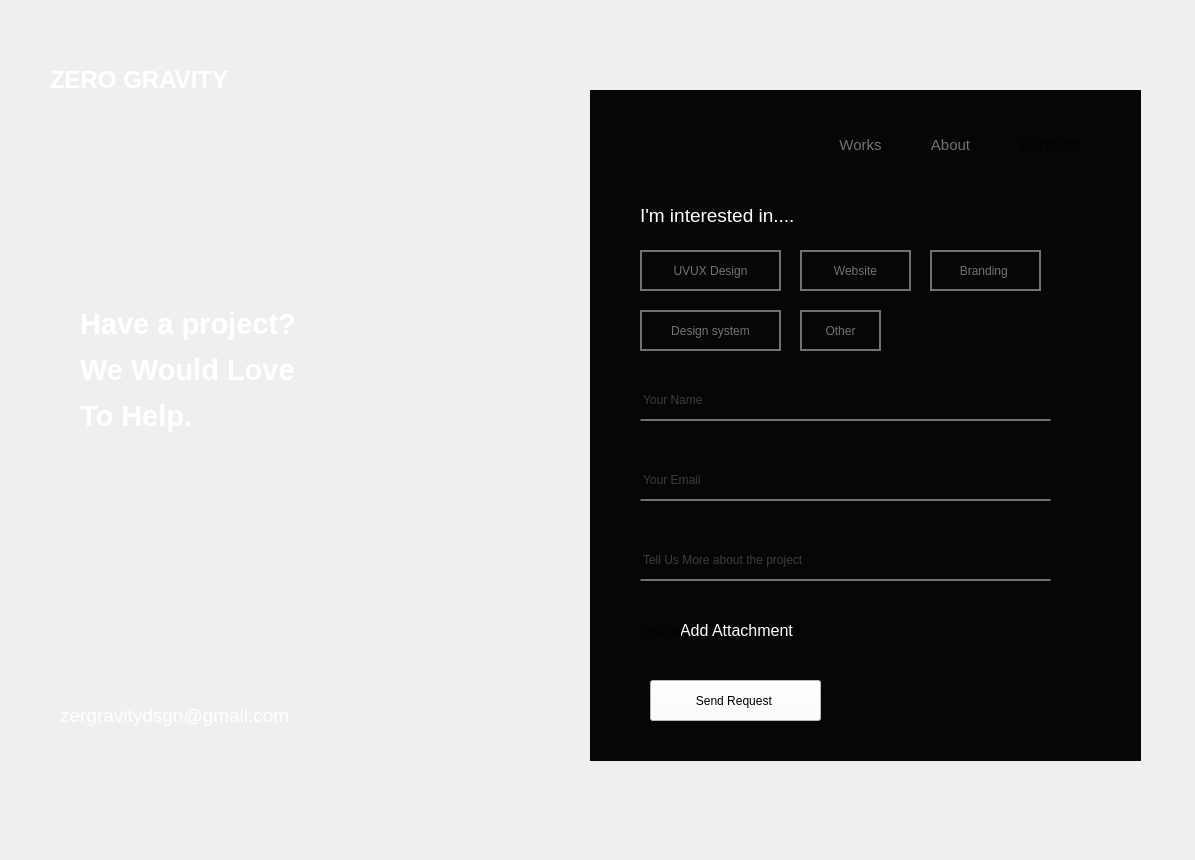
<?xml version="1.0" encoding="UTF-8"?>
<ui version="4.0">
 <class>mainpage</class>
 <widget class="QWidget" name="mainpage">
  <property name="geometry">
   <rect>
    <x>0</x>
    <y>0</y>
    <width>1195</width>
    <height>860</height>
   </rect>
  </property>
  <property name="windowTitle">
   <string>Form</string>
  </property>
  <widget class="QLabel" name="label">
   <property name="geometry">
    <rect>
     <x>0</x>
     <y>-10</y>
     <width>1201</width>
     <height>871</height>
    </rect>
   </property>
   <property name="cursor">
    <cursorShape>PointingHandCursor</cursorShape>
   </property>
   <property name="styleSheet">
    <string notr="true">image: url(:/images/Static/thumb2-violet-neon-circle-4k-3d-art-creative-neon-rings.jpg);</string>
   </property>
   <property name="text">
    <string/>
   </property>
   <property name="pixmap">
    <pixmap resource="../resources1.qrc">:/images/Static/thumb2-violet-neon-circle-4k-3d-art-creative-neon-rings.jpg</pixmap>
   </property>
   <property name="scaledContents">
    <bool>true</bool>
   </property>
  </widget>
  <widget class="QFrame" name="frame_2">
   <property name="geometry">
    <rect>
     <x>590</x>
     <y>90</y>
     <width>551</width>
     <height>671</height>
    </rect>
   </property>
   <property name="styleSheet">
    <string notr="true">background-color: rgb(6, 6, 6);</string>
   </property>
   <property name="frameShape">
    <enum>QFrame::StyledPanel</enum>
   </property>
   <property name="frameShadow">
    <enum>QFrame::Raised</enum>
   </property>
   <widget class="QLabel" name="contact_label">
    <property name="geometry">
     <rect>
      <x>420</x>
      <y>40</y>
      <width>81</width>
      <height>31</height>
     </rect>
    </property>
    <property name="styleSheet">
     <string notr="true">QLabel{
color: rgb(113, 113, 113);
background-color: none;
transition:0.3s;
}

QLabel:hover{
color: white;
}

font: 12pt &quot;MS Shell Dlg 2&quot;;</string>
    </property>
    <property name="text">
     <string>&lt;html&gt;&lt;head/&gt;&lt;body&gt;&lt;p align=&quot;center&quot;&gt;&lt;span style=&quot; font-size:11pt;&quot;&gt;Contacts&lt;/span&gt;&lt;/p&gt;&lt;/body&gt;&lt;/html&gt;</string>
    </property>
   </widget>
   <widget class="QLabel" name="about_label">
    <property name="geometry">
     <rect>
      <x>320</x>
      <y>40</y>
      <width>81</width>
      <height>31</height>
     </rect>
    </property>
    <property name="styleSheet">
     <string notr="true">QLabel{
color: rgb(113, 113, 113);
background-color: none;
transition:0.3s;
}

QLabel:hover{
color: white;
}</string>
    </property>
    <property name="text">
     <string>&lt;html&gt;&lt;head/&gt;&lt;body&gt;&lt;p align=&quot;center&quot;&gt;&lt;span style=&quot; font-size:11pt;&quot;&gt;About&lt;/span&gt;&lt;/p&gt;&lt;/body&gt;&lt;/html&gt;</string>
    </property>
   </widget>
   <widget class="QLabel" name="work_label">
    <property name="geometry">
     <rect>
      <x>230</x>
      <y>40</y>
      <width>81</width>
      <height>31</height>
     </rect>
    </property>
    <property name="styleSheet">
     <string notr="true">QLabel{
color: rgb(113, 113, 113);
background-color: none;
transition:0.3s;
}

QLabel:hover{
color: white;
}</string>
    </property>
    <property name="text">
     <string>&lt;html&gt;&lt;head/&gt;&lt;body&gt;&lt;p align=&quot;center&quot;&gt;&lt;span style=&quot; font-size:11pt;&quot;&gt;Works&lt;/span&gt;&lt;/p&gt;&lt;/body&gt;&lt;/html&gt;</string>
    </property>
   </widget>
   <widget class="QLabel" name="interested_label">
    <property name="geometry">
     <rect>
      <x>50</x>
      <y>110</y>
      <width>231</width>
      <height>31</height>
     </rect>
    </property>
    <property name="styleSheet">
     <string notr="true">color: rgb(255, 255, 255);</string>
    </property>
    <property name="text">
     <string>&lt;html&gt;&lt;head/&gt;&lt;body&gt;&lt;p&gt;&lt;span style=&quot; font-size:14pt;&quot;&gt;I'm interested in....&lt;/span&gt;&lt;/p&gt;&lt;/body&gt;&lt;/html&gt;</string>
    </property>
   </widget>
   <widget class="QPushButton" name="pushButton_7">
    <property name="geometry">
     <rect>
      <x>50</x>
      <y>160</y>
      <width>141</width>
      <height>41</height>
     </rect>
    </property>
    <property name="cursor">
     <cursorShape>PointingHandCursor</cursorShape>
    </property>
    <property name="styleSheet">
     <string notr="true">QPushButton{
color: rgb(113, 113, 113);
background-color: none;
border: 2px solid rgb(113, 113, 113);
transition:0.3s;
}

QPushButton:hover{
color: white;
border: 2px solid white;
font: bold;
}
</string>
    </property>
    <property name="text">
     <string>UVUX Design</string>
    </property>
    <property name="default">
     <bool>true</bool>
    </property>
    <property name="flat">
     <bool>true</bool>
    </property>
   </widget>
   <widget class="QPushButton" name="pushButton_8">
    <property name="geometry">
     <rect>
      <x>210</x>
      <y>160</y>
      <width>111</width>
      <height>41</height>
     </rect>
    </property>
    <property name="cursor">
     <cursorShape>PointingHandCursor</cursorShape>
    </property>
    <property name="styleSheet">
     <string notr="true">QPushButton{
color: rgb(113, 113, 113);
background-color: none;
border: 2px solid rgb(113, 113, 113);
transition:0.3s;
}

QPushButton:hover{
color: white;
border: 2px solid white;
font: bold;
}

</string>
    </property>
    <property name="text">
     <string>Website</string>
    </property>
   </widget>
   <widget class="QPushButton" name="pushButton_9">
    <property name="geometry">
     <rect>
      <x>340</x>
      <y>160</y>
      <width>111</width>
      <height>41</height>
     </rect>
    </property>
    <property name="cursor">
     <cursorShape>PointingHandCursor</cursorShape>
    </property>
    <property name="styleSheet">
     <string notr="true">QPushButton{
color: rgb(113, 113, 113);
background-color: none;
border: 2px solid rgb(113, 113, 113);
transition:0.3s;
}

QPushButton:hover{
color: white;
border: 2px solid white;
font: bold;
}
</string>
    </property>
    <property name="text">
     <string>Branding </string>
    </property>
   </widget>
   <widget class="QPushButton" name="pushButton_10">
    <property name="geometry">
     <rect>
      <x>50</x>
      <y>220</y>
      <width>141</width>
      <height>41</height>
     </rect>
    </property>
    <property name="cursor">
     <cursorShape>PointingHandCursor</cursorShape>
    </property>
    <property name="styleSheet">
     <string notr="true">QPushButton{
color: rgb(113, 113, 113);
background-color: none;
border: 2px solid rgb(113, 113, 113);
transition:0.3s;
}

QPushButton:hover{
color: white;
border: 2px solid white;
font: bold;
}
</string>
    </property>
    <property name="text">
     <string>Design system</string>
    </property>
   </widget>
   <widget class="QPushButton" name="pushButton_11">
    <property name="geometry">
     <rect>
      <x>210</x>
      <y>220</y>
      <width>81</width>
      <height>41</height>
     </rect>
    </property>
    <property name="cursor">
     <cursorShape>PointingHandCursor</cursorShape>
    </property>
    <property name="styleSheet">
     <string notr="true">QPushButton{
color: rgb(113, 113, 113);
background-color: none;
border: 2px solid rgb(113, 113, 113);
transition:0.3s;
}

QPushButton:hover{
color: white;
border: 2px solid white;
font: bold;
}
</string>
    </property>
    <property name="text">
     <string>Other</string>
    </property>
   </widget>
   <widget class="QPushButton" name="send_btn">
    <property name="geometry">
     <rect>
      <x>60</x>
      <y>590</y>
      <width>171</width>
      <height>41</height>
     </rect>
    </property>
    <property name="styleSheet">
     <string notr="true">background-color: rgb(255, 255, 255);
font: 75 14pt &quot;Palatino Linotype&quot;;

</string>
    </property>
    <property name="text">
     <string>Send Request </string>
    </property>
   </widget>
   <widget class="QLineEdit" name="lineEdit_4">
    <property name="geometry">
     <rect>
      <x>50</x>
      <y>290</y>
      <width>411</width>
      <height>41</height>
     </rect>
    </property>
    <property name="styleSheet">
     <string notr="true">color: rgb(113, 113, 113);
border-bottom: 2px solid rgb(113, 113, 113);
border-top: hidden; 
background-color: rgb(6, 6, 6);
</string>
    </property>
    <property name="text">
     <string/>
    </property>
    <property name="placeholderText">
     <string>Your Name </string>
    </property>
   </widget>
   <widget class="QLineEdit" name="lineEdit_5">
    <property name="geometry">
     <rect>
      <x>50</x>
      <y>370</y>
      <width>411</width>
      <height>41</height>
     </rect>
    </property>
    <property name="styleSheet">
     <string notr="true">color: rgb(113, 113, 113);
border-bottom: 2px solid rgb(113, 113, 113);
border-top: hidden; 
background-color: rgb(6, 6, 6);
</string>
    </property>
    <property name="text">
     <string/>
    </property>
    <property name="placeholderText">
     <string>Your Email</string>
    </property>
   </widget>
   <widget class="QLineEdit" name="lineEdit_6">
    <property name="geometry">
     <rect>
      <x>50</x>
      <y>450</y>
      <width>411</width>
      <height>41</height>
     </rect>
    </property>
    <property name="styleSheet">
     <string notr="true">color: rgb(113, 113, 113);
border-bottom: 2px solid rgb(113, 113, 113);
border-top: hidden; 
background-color: rgb(6, 6, 6);

</string>
    </property>
    <property name="text">
     <string/>
    </property>
    <property name="placeholderText">
     <string>Tell Us More about the project</string>
    </property>
   </widget>
   <widget class="QLabel" name="label_11">
    <property name="geometry">
     <rect>
      <x>90</x>
      <y>520</y>
      <width>231</width>
      <height>41</height>
     </rect>
    </property>
    <property name="styleSheet">
     <string notr="true">color: rgb(255, 255, 255);</string>
    </property>
    <property name="text">
     <string>&lt;html&gt;&lt;head/&gt;&lt;body&gt;&lt;p&gt;&lt;span style=&quot; font-size:12pt;&quot;&gt;Add Attachment &lt;/span&gt;&lt;/p&gt;&lt;/body&gt;&lt;/html&gt;</string>
    </property>
   </widget>
   <widget class="QLabel" name="label_12">
    <property name="geometry">
     <rect>
      <x>50</x>
      <y>520</y>
      <width>41</width>
      <height>41</height>
     </rect>
    </property>
    <property name="styleSheet">
     <string notr="true">image: url(:/images/Static/paperclipblue.png);</string>
    </property>
    <property name="text">
     <string>TextLabel</string>
    </property>
   </widget>
  </widget>
  <widget class="QLabel" name="label_2">
   <property name="geometry">
    <rect>
     <x>80</x>
     <y>250</y>
     <width>401</width>
     <height>241</height>
    </rect>
   </property>
   <property name="styleSheet">
    <string notr="true">color: rgb(255, 255, 255);
</string>
   </property>
   <property name="text">
    <string>&lt;html&gt;&lt;head/&gt;&lt;body&gt;&lt;p&gt;&lt;span style=&quot; font-size:22pt; font-weight:600;&quot;&gt;Have a project?&lt;/span&gt;&lt;/p&gt;&lt;p&gt;&lt;span style=&quot; font-size:22pt; font-weight:600;&quot;&gt;We Would Love &lt;/span&gt;&lt;/p&gt;&lt;p&gt;&lt;span style=&quot; font-size:22pt; font-weight:600;&quot;&gt;To Help.&lt;/span&gt;&lt;/p&gt;&lt;/body&gt;&lt;/html&gt;</string>
   </property>
  </widget>
  <widget class="QLabel" name="label_3">
   <property name="geometry">
    <rect>
     <x>50</x>
     <y>50</y>
     <width>241</width>
     <height>61</height>
    </rect>
   </property>
   <property name="styleSheet">
    <string notr="true">color: rgb(255, 255, 255);</string>
   </property>
   <property name="text">
    <string>&lt;html&gt;&lt;head/&gt;&lt;body&gt;&lt;p&gt;&lt;span style=&quot; font-size:18pt; font-weight:600;&quot;&gt;ZERO GRAVITY&lt;/span&gt;&lt;/p&gt;&lt;/body&gt;&lt;/html&gt;</string>
   </property>
  </widget>
  <widget class="QLabel" name="label_4">
   <property name="geometry">
    <rect>
     <x>60</x>
     <y>700</y>
     <width>321</width>
     <height>31</height>
    </rect>
   </property>
   <property name="styleSheet">
    <string notr="true">color: rgb(255, 255, 255);</string>
   </property>
   <property name="text">
    <string>&lt;html&gt;&lt;head/&gt;&lt;body&gt;&lt;p&gt;&lt;span style=&quot; font-size:14pt;&quot;&gt;zergravitydsgn@gmail.com&lt;/span&gt;&lt;/p&gt;&lt;/body&gt;&lt;/html&gt;</string>
   </property>
  </widget>
 </widget>
 <resources>
  <include location="../resources1.qrc"/>
 </resources>
 <connections/>
</ui>
